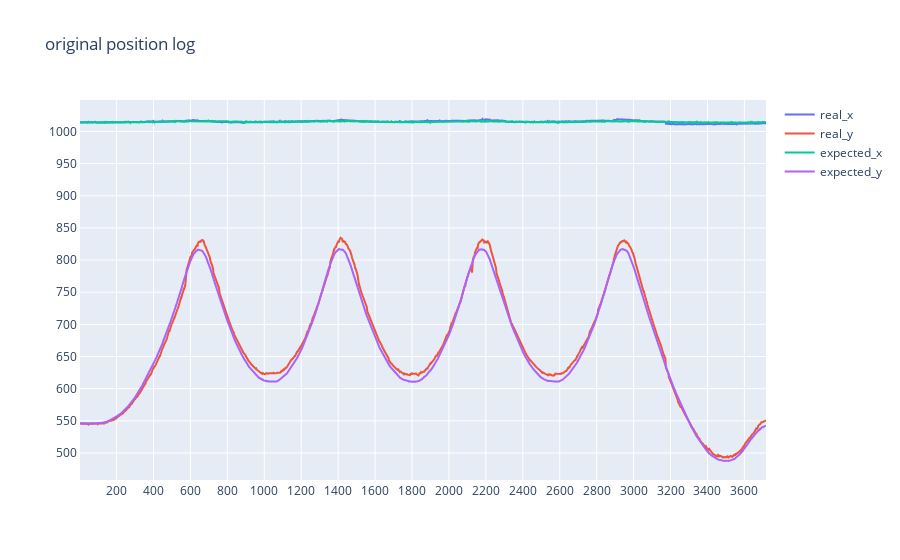

Notebook code for this chart:
### Code cell
# show the position data diagram
p=[]
#index = np.arange(0,len(data_log))
index = data_log['frame_id']
               
for c in ['real_x','real_y','expected_x','expected_y']:    
    trace=go.Scatter(
        y= data_log[c],
        x= index,
        name = c
    )
    p.append(trace)

                  
axis_template=dict(
    showgrid=True,  #网格
    zeroline=True,  #是否显示基线,即沿着(0,0)画出x轴和y轴
    nticks=20,
    showline=True,
    #title='X axis',
    #mirror='all',
    zerolinecolor="#FF0000"
)
layout=go.Layout(
    xaxis=axis_template,
    yaxis=axis_template,
    title='original position log'
)

fig=go.Figure(
    data=p,
    layout=layout
)
iplot(fig)
#io.write_html(fig, file=prefix+filename.replace('.csv','_')+layout.title.text.replace(' ','_')+'.html')

### Figure 1 — Plotly figure (JSON) as saved in the notebook; plotly's stock layout.template omitted (floating-point values rounded to 4 significant figures; data arrays with more than 128 entries replaced by an {"elided": "..."} marker saying what was removed)
{"data": [{"name": "real_x", "type": "scatter", "x": {"elided": "2181 int values"}, "y": {"elided": "2181 float values"}}, {"name": "real_y", "type": "scatter", "x": {"elided": "2181 int values"}, "y": {"elided": "2181 float values"}}, {"name": "expected_x", "type": "scatter", "x": {"elided": "2181 int values"}, "y": {"elided": "2181 float values"}}, {"name": "expected_y", "type": "scatter", "x": {"elided": "2181 int values"}, "y": {"elided": "2181 float values"}}], "layout": {"title": {"text": "original position log"}, "xaxis": {"nticks": 20, "showgrid": true, "showline": true, "zeroline": true, "zerolinecolor": "#FF0000"}, "yaxis": {"nticks": 20, "showgrid": true, "showline": true, "zeroline": true, "zerolinecolor": "#FF0000"}}}
